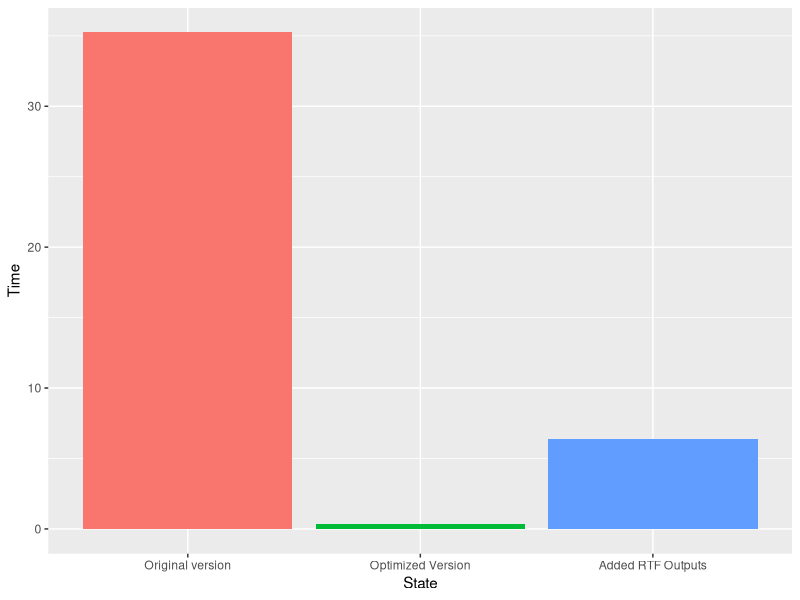

Source code (R):

library(ggplot2)
# Plotting code for SAS timings -------------------------------------------

times <- data.frame(State = c("Original version", "Optimized Version", "Added RTF Outputs"), Time = c(35.24,0.36, 6.41))
times$State <- factor(times$State, levels = times$State)
ggplot(data = times, aes(x=State, y = Time, fill = State)) + geom_bar(stat="identity") + guides(fill=FALSE)


